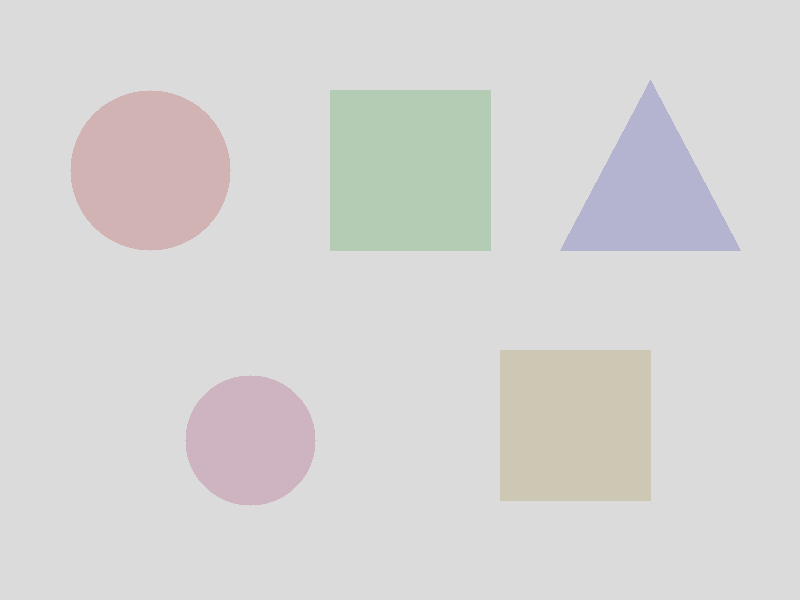
#> input picture imagens/formas_baixo_contraste.png, 800 x 600 px; its folder holds only this picture in this run
$ python -i reconhecimento.py   (imports and definitions only)
#> lines starting #> are read from the running program, lines starting #| are printed output that depends on the picture; after the words box and inside, x2 and y2 are one past the last pixel; in counts of white or black regions, pixels touching at a corner belong together
#> further down, picture is the input picture: shape (600, 800, 3); mean B, G, R 212.2, 213.2, 214.1
"""Segmentacao, classificacao e anotacao de formas geometricas."""

from __future__ import annotations

from dataclasses import dataclass

import cv2
import numpy as np

from .utils import Imagem


@dataclass(frozen=True)
class ObjetoDetectado:
    indice: int
    forma: str
    area: float
    perimetro: float
    circularidade: float
    caixa: tuple[int, int, int, int]


@dataclass(frozen=True)
class ResultadoReconhecimento:
    imagem_anotada: Imagem
    mascara: Imagem
    objetos: tuple[ObjetoDetectado, ...]


def _criar_mascara(imagem: Imagem) -> Imagem:
    cinza = cv2.cvtColor(imagem, cv2.COLOR_BGR2GRAY) if imagem.ndim == 3 else imagem
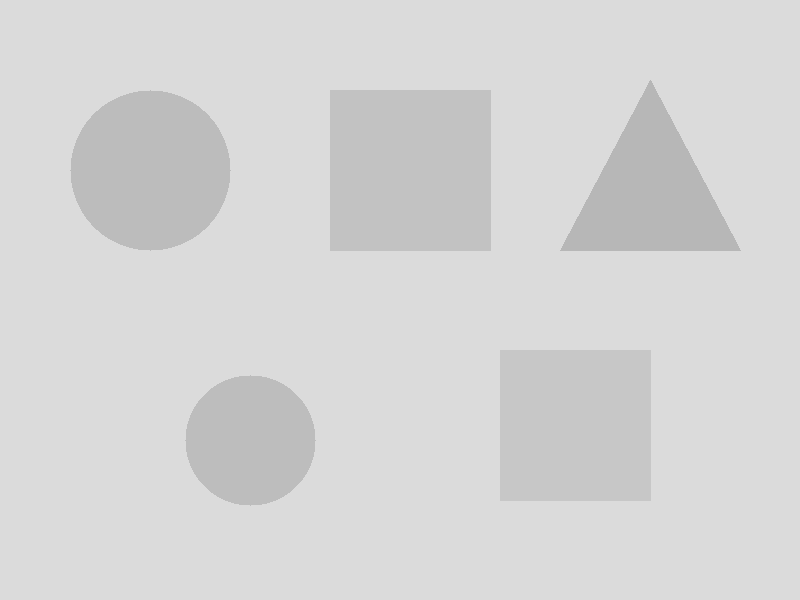
#> cinza: shape (600, 800); min 183, max 219, mean 213.4
    suavizada = cv2.GaussianBlur(cinza, (5, 5), 0)
    _, normal = cv2.threshold(suavizada, 0, 255, cv2.THRESH_BINARY + cv2.THRESH_OTSU)
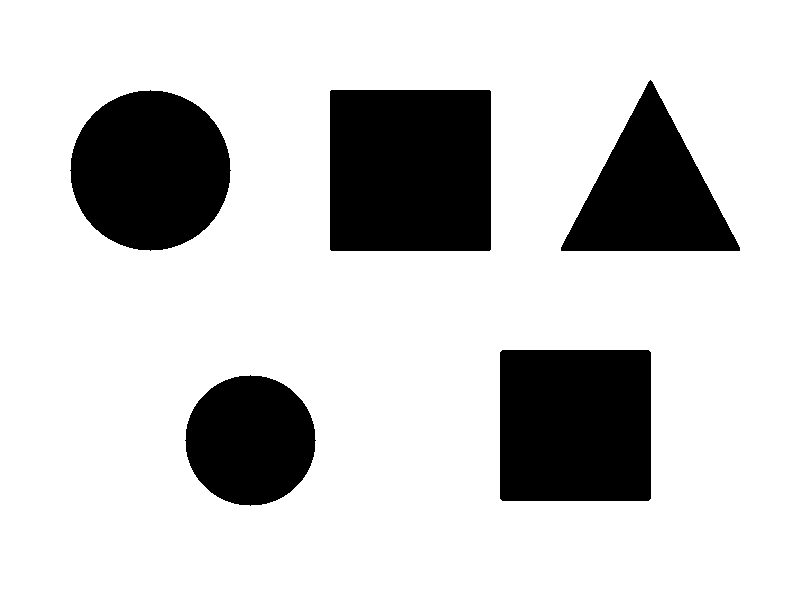
#> normal: shape (600, 800); 79.6% white; 5 black regions, box (x1, y1, x2, y2) and area: (330, 90, 491, 251) 25917, (500, 350, 651, 501) 22789, (70, 90, 231, 251) 20081, (561, 80, 740, 251) 15717, (185, 375, 316, 506) 13273
    invertida = cv2.bitwise_not(normal)

    # A polaridade cujo fundo toca menos a borda tende a representar os objetos.
    def ocupacao_borda(mascara: Imagem) -> float:
        borda = np.concatenate((mascara[0], mascara[-1], mascara[:, 0], mascara[:, -1]))
#> borda = 2800 values from 255 to 255
        return float(np.mean(borda > 0))

    mascara = normal if ocupacao_borda(normal) < ocupacao_borda(invertida) else invertida
    kernel = cv2.getStructuringElement(cv2.MORPH_ELLIPSE, (3, 3))
    mascara = cv2.morphologyEx(mascara, cv2.MORPH_OPEN, kernel, iterations=1)
#> mascara: shape (600, 800); 20.4% white; 5 white regions
    return cv2.morphologyEx(mascara, cv2.MORPH_CLOSE, kernel, iterations=2)


def _classificar(contorno: Imagem) -> tuple[str, float, float]:
    perimetro = cv2.arcLength(contorno, True)
    area = cv2.contourArea(contorno)
    circularidade = 4.0 * np.pi * area / (perimetro * perimetro) if perimetro > 0 else 0.0
    aproximacao = cv2.approxPolyDP(contorno, 0.035 * perimetro, True)
    vertices = len(aproximacao)

    if vertices == 3:
        forma = "Triangulo"
    elif vertices == 4:
        x, y, largura, altura = cv2.boundingRect(aproximacao)
        proporcao = largura / max(altura, 1)
        forma = "Quadrado" if 0.80 <= proporcao <= 1.20 else "Quadrilatero"
    elif vertices >= 5 and circularidade >= 0.72:
        forma = "Circulo"
    else:
        forma = "Forma nao identificada"
    return forma, perimetro, float(circularidade)


def reconhecer_formas(
    imagem: Imagem,
    area_minima: float = 250.0,
    area_maxima_relativa: float = 0.90,
) -> ResultadoReconhecimento:
    """Localiza contornos externos, classifica formas e desenha informacoes."""
    if area_minima <= 0:
        raise ValueError("A area minima deve ser positiva.")
    mascara = _criar_mascara(imagem)
    contornos, _ = cv2.findContours(mascara, cv2.RETR_EXTERNAL, cv2.CHAIN_APPROX_SIMPLE)
#> contornos = 5 contours; box (x1, y1, x2, y2) and area: (330, 90, 491, 251) 25598, (500, 350, 651, 501) 22492, (70, 90, 231, 251) 19854, (561, 80, 740, 251) 15456, (185, 375, 316, 506) 13090
    area_imagem = imagem.shape[0] * imagem.shape[1]
#> area_imagem = 480000
    validos = [
        contorno
        for contorno in contornos
        if area_minima <= cv2.contourArea(contorno) <= area_imagem * area_maxima_relativa
    ]
#> validos has the same summary as contornos
    validos.sort(key=lambda c: (cv2.boundingRect(c)[1], cv2.boundingRect(c)[0]))

    anotada = imagem.copy()
    objetos: list[ObjetoDetectado] = []
    cores = {"Circulo": (0, 255, 0), "Quadrado": (255, 0, 0), "Triangulo": (0, 165, 255)}

    for indice, contorno in enumerate(validos, start=1):
        forma, perimetro, circularidade = _classificar(contorno)
        area = float(cv2.contourArea(contorno))
        x, y, largura, altura = cv2.boundingRect(contorno)
        cor = cores.get(forma, (255, 0, 255))
        cv2.drawContours(anotada, [contorno], -1, cor, 2)
        cv2.rectangle(anotada, (x, y), (x + largura, y + altura), cor, 2)
        texto = f"{indice}: {forma} | A={area:.0f}px2"
        posicao_y = max(20, y - 8)
        cv2.putText(anotada, texto, (x, posicao_y), cv2.FONT_HERSHEY_SIMPLEX, 0.5, cor, 2)
        objetos.append(
            ObjetoDetectado(indice, forma, area, perimetro, circularidade, (x, y, largura, altura))
        )
#> this loop made 5 passes
#> (perimetro, area, circularidade, vertices in _classificar, forma, x, y, largura) on passes 2, 5: (529.9, 19854, 0.889, 8, 'Circulo', 70, 90, 161), (428.6, 13090, 0.895, 8, 'Circulo', 185, 375, 131)
#> (perimetro, area, circularidade, aproximacao in _classificar, vertices in _classificar, x, y, largura) on passes 3 to 4: (637.7, 25598, 0.791, [[331, 90], [330, 249], [489, 250], [490, 91]], 4, 330, 90, 161), (595.3, 22492, 0.798, [[502, 350], [500, 498], [648, 500], [650, 352]], 4, 500, 350, 151)
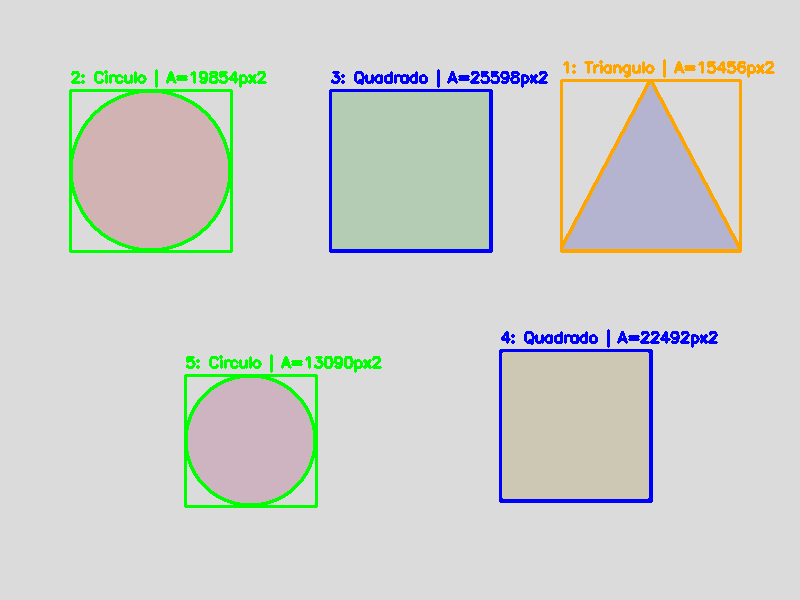
#> anotada: shape (600, 800, 3); 4.38% of pixels changed, all inside (x1, y1, x2, y2) = (69, 59, 775, 508)
#> after the loop, objetos = 5 items

    resumo = f"Objetos encontrados: {len(objetos)}"
#> resumo = 'Objetos encontrados: 5'
    cv2.rectangle(anotada, (5, 5), (310, 35), (0, 0, 0), -1)
    cv2.putText(anotada, resumo, (12, 27), cv2.FONT_HERSHEY_SIMPLEX, 0.65, (255, 255, 255), 2)
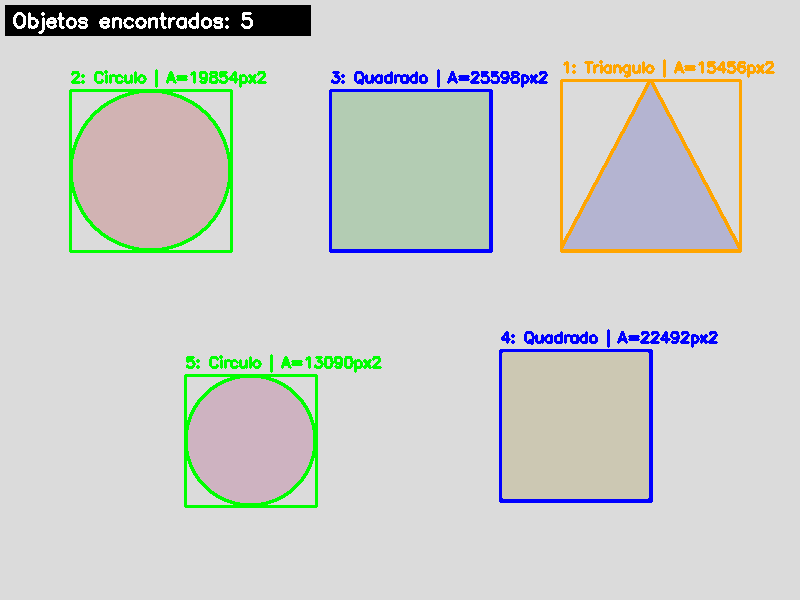
#> anotada: shape (600, 800, 3); mean B, G, R 203.4, 206.9, 203.9
    return ResultadoReconhecimento(anotada, mascara, tuple(objetos))

>>> import cv2
>>> picture = cv2.imread('../imagens/formas_baixo_contraste.png')
>>> result = reconhecer_formas(picture)
